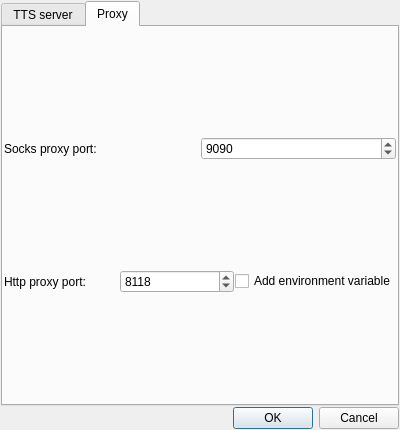
<?xml version="1.0" encoding="UTF-8"?>
<ui version="4.0">
 <class>AptfSettingDialog</class>
 <widget class="QDialog" name="AptfSettingDialog">
  <property name="geometry">
   <rect>
    <x>0</x>
    <y>0</y>
    <width>400</width>
    <height>430</height>
   </rect>
  </property>
  <property name="windowTitle">
   <string>Settings</string>
  </property>
  <layout class="QVBoxLayout" name="verticalLayout">
   <item>
    <widget class="QTabWidget" name="stngtabWidget">
     <property name="currentIndex">
      <number>1</number>
     </property>
     <widget class="QWidget" name="ttstab">
      <attribute name="title">
       <string>TTS server</string>
      </attribute>
      <layout class="QVBoxLayout" name="verticalLayout_7">
       <item>
        <layout class="QHBoxLayout" name="horizontalLayout_3">
         <item>
          <widget class="QLabel" name="label_2">
           <property name="text">
            <string>Address:</string>
           </property>
          </widget>
         </item>
         <item>
          <widget class="QLineEdit" name="ttsServerAddresslineEdit">
           <property name="text">
            <string>192.168.2.113</string>
           </property>
          </widget>
         </item>
        </layout>
       </item>
       <item>
        <layout class="QHBoxLayout" name="horizontalLayout_4">
         <item>
          <widget class="QLabel" name="label_3">
           <property name="text">
            <string>Port:</string>
           </property>
          </widget>
         </item>
         <item>
          <widget class="QSpinBox" name="ttsServerPortspinBox">
           <property name="minimum">
            <number>1025</number>
           </property>
           <property name="maximum">
            <number>65535</number>
           </property>
           <property name="value">
            <number>11245</number>
           </property>
          </widget>
         </item>
        </layout>
       </item>
      </layout>
     </widget>
     <widget class="QWidget" name="tab">
      <attribute name="title">
       <string>Proxy</string>
      </attribute>
      <layout class="QVBoxLayout" name="verticalLayout_2">
       <item>
        <layout class="QHBoxLayout" name="horizontalLayout">
         <item>
          <widget class="QLabel" name="label">
           <property name="text">
            <string>Socks proxy port:</string>
           </property>
          </widget>
         </item>
         <item>
          <widget class="QSpinBox" name="smtPrxyPrtspinBox">
           <property name="minimum">
            <number>1025</number>
           </property>
           <property name="maximum">
            <number>65535</number>
           </property>
           <property name="value">
            <number>9090</number>
           </property>
          </widget>
         </item>
        </layout>
       </item>
       <item>
        <layout class="QHBoxLayout" name="horizontalLayout_2">
         <item>
          <widget class="QLabel" name="label_4">
           <property name="text">
            <string>Http proxy port:</string>
           </property>
          </widget>
         </item>
         <item>
          <widget class="QSpinBox" name="smtPrxyPrtspinBox_2">
           <property name="minimum">
            <number>1025</number>
           </property>
           <property name="maximum">
            <number>65535</number>
           </property>
           <property name="value">
            <number>8118</number>
           </property>
          </widget>
         </item>
         <item>
          <widget class="QCheckBox" name="addEnvironmentVariablecheckBox">
           <property name="text">
            <string>Add environment variable</string>
           </property>
          </widget>
         </item>
        </layout>
       </item>
      </layout>
     </widget>
    </widget>
   </item>
   <item>
    <widget class="QDialogButtonBox" name="buttonBox">
     <property name="orientation">
      <enum>Qt::Horizontal</enum>
     </property>
     <property name="standardButtons">
      <set>QDialogButtonBox::Cancel|QDialogButtonBox::Ok</set>
     </property>
    </widget>
   </item>
  </layout>
 </widget>
 <layoutdefault spacing="1" margin="1"/>
 <resources/>
 <connections>
  <connection>
   <sender>buttonBox</sender>
   <signal>accepted()</signal>
   <receiver>AptfSettingDialog</receiver>
   <slot>accept()</slot>
   <hints>
    <hint type="sourcelabel">
     <x>226</x>
     <y>425</y>
    </hint>
    <hint type="destinationlabel">
     <x>157</x>
     <y>274</y>
    </hint>
   </hints>
  </connection>
  <connection>
   <sender>buttonBox</sender>
   <signal>rejected()</signal>
   <receiver>AptfSettingDialog</receiver>
   <slot>reject()</slot>
   <hints>
    <hint type="sourcelabel">
     <x>294</x>
     <y>425</y>
    </hint>
    <hint type="destinationlabel">
     <x>286</x>
     <y>274</y>
    </hint>
   </hints>
  </connection>
 </connections>
 <slots>
  <slot>addNeedProxyWebsite()</slot>
  <slot>addAdBlockUrl()</slot>
  <slot>deleteNeedProxyWebsite()</slot>
 </slots>
</ui>
